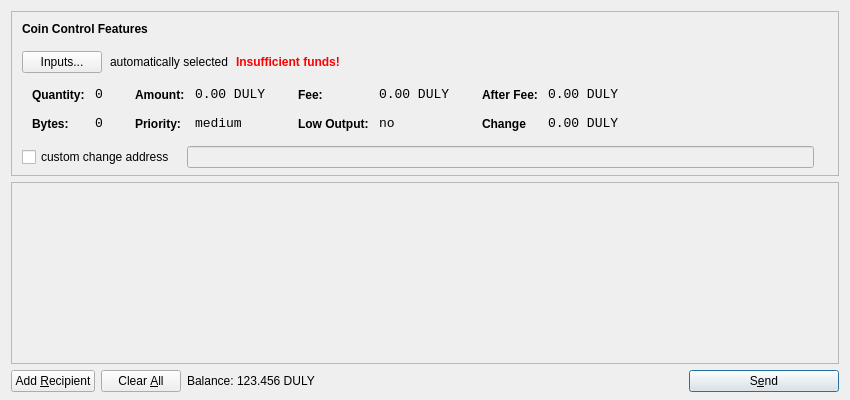
<?xml version="1.0" encoding="UTF-8"?>
<ui version="4.0">
 <class>SendCoinsDialog</class>
 <widget class="QDialog" name="SendCoinsDialog">
  <property name="geometry">
   <rect>
    <x>0</x>
    <y>0</y>
    <width>850</width>
    <height>400</height>
   </rect>
  </property>
  <property name="windowTitle">
   <string>Send Coins</string>
  </property>
  <layout class="QVBoxLayout" name="verticalLayout" stretch="0,1,0">
   <property name="bottomMargin">
    <number>8</number>
   </property>
   <item>
    <widget class="QFrame" name="frameCoinControl">
     <property name="sizePolicy">
      <sizepolicy hsizetype="Expanding" vsizetype="Expanding">
       <horstretch>0</horstretch>
       <verstretch>0</verstretch>
      </sizepolicy>
     </property>
     <property name="maximumSize">
      <size>
       <width>16777215</width>
       <height>16777215</height>
      </size>
     </property>
     <property name="frameShape">
      <enum>QFrame::StyledPanel</enum>
     </property>
     <property name="frameShadow">
      <enum>QFrame::Sunken</enum>
     </property>
     <layout class="QVBoxLayout" name="verticalLayoutCoinControl2">
      <property name="spacing">
       <number>-1</number>
      </property>
      <property name="leftMargin">
       <number>0</number>
      </property>
      <property name="topMargin">
       <number>0</number>
      </property>
      <property name="rightMargin">
       <number>0</number>
      </property>
      <property name="bottomMargin">
       <number>6</number>
      </property>
      <item>
       <layout class="QVBoxLayout" name="verticalLayoutCoinControl" stretch="0,0,0,0,1">
        <property name="spacing">
         <number>0</number>
        </property>
        <property name="leftMargin">
         <number>10</number>
        </property>
        <property name="topMargin">
         <number>10</number>
        </property>
        <item>
         <layout class="QHBoxLayout" name="horizontalLayoutCoinControl1">
          <property name="bottomMargin">
           <number>15</number>
          </property>
          <item>
           <widget class="QLabel" name="labelCoinControlFeatures">
            <property name="sizePolicy">
             <sizepolicy hsizetype="Preferred" vsizetype="Maximum">
              <horstretch>0</horstretch>
              <verstretch>0</verstretch>
             </sizepolicy>
            </property>
            <property name="font">
             <font>
              <weight>75</weight>
              <bold>true</bold>
             </font>
            </property>
            <property name="styleSheet">
             <string notr="true">font-weight:bold;</string>
            </property>
            <property name="text">
             <string>Coin Control Features</string>
            </property>
           </widget>
          </item>
         </layout>
        </item>
        <item>
         <layout class="QHBoxLayout" name="horizontalLayoutCoinControl2" stretch="0,0,0,0">
          <property name="spacing">
           <number>8</number>
          </property>
          <property name="bottomMargin">
           <number>10</number>
          </property>
          <item>
           <widget class="QPushButton" name="pushButtonCoinControl">
            <property name="styleSheet">
             <string notr="true"/>
            </property>
            <property name="text">
             <string>Inputs...</string>
            </property>
           </widget>
          </item>
          <item>
           <widget class="QLabel" name="labelCoinControlAutomaticallySelected">
            <property name="text">
             <string>automatically selected</string>
            </property>
            <property name="margin">
             <number>5</number>
            </property>
           </widget>
          </item>
          <item>
           <widget class="QLabel" name="labelCoinControlInsuffFunds">
            <property name="font">
             <font>
              <weight>75</weight>
              <bold>true</bold>
             </font>
            </property>
            <property name="styleSheet">
             <string notr="true">color:red;font-weight:bold;</string>
            </property>
            <property name="text">
             <string>Insufficient funds!</string>
            </property>
            <property name="margin">
             <number>5</number>
            </property>
           </widget>
          </item>
          <item>
           <spacer name="horizontalSpacerCoinControl">
            <property name="orientation">
             <enum>Qt::Horizontal</enum>
            </property>
            <property name="sizeHint" stdset="0">
             <size>
              <width>40</width>
              <height>1</height>
             </size>
            </property>
           </spacer>
          </item>
         </layout>
        </item>
        <item>
         <widget class="QWidget" name="widgetCoinControl" native="true">
          <property name="sizePolicy">
           <sizepolicy hsizetype="Preferred" vsizetype="Preferred">
            <horstretch>0</horstretch>
            <verstretch>0</verstretch>
           </sizepolicy>
          </property>
          <property name="minimumSize">
           <size>
            <width>0</width>
            <height>0</height>
           </size>
          </property>
          <property name="styleSheet">
           <string notr="true"/>
          </property>
          <layout class="QHBoxLayout" name="horizontalLayoutCoinControl5">
           <property name="margin">
            <number>0</number>
           </property>
           <item>
            <layout class="QHBoxLayout" name="horizontalLayoutCoinControl3" stretch="0,0,0,1">
             <property name="spacing">
              <number>20</number>
             </property>
             <property name="topMargin">
              <number>0</number>
             </property>
             <property name="bottomMargin">
              <number>10</number>
             </property>
             <item>
              <layout class="QFormLayout" name="formLayoutCoinControl1">
               <property name="horizontalSpacing">
                <number>10</number>
               </property>
               <property name="verticalSpacing">
                <number>14</number>
               </property>
               <property name="leftMargin">
                <number>10</number>
               </property>
               <property name="topMargin">
                <number>4</number>
               </property>
               <property name="rightMargin">
                <number>6</number>
               </property>
               <item row="0" column="0">
                <widget class="QLabel" name="labelCoinControlQuantityText">
                 <property name="styleSheet">
                  <string notr="true">font-weight:bold;</string>
                 </property>
                 <property name="text">
                  <string>Quantity:</string>
                 </property>
                 <property name="margin">
                  <number>0</number>
                 </property>
                </widget>
               </item>
               <item row="0" column="1">
                <widget class="QLabel" name="labelCoinControlQuantity">
                 <property name="font">
                  <font>
                   <family>Monospace</family>
                   <pointsize>10</pointsize>
                  </font>
                 </property>
                 <property name="cursor">
                  <cursorShape>IBeamCursor</cursorShape>
                 </property>
                 <property name="contextMenuPolicy">
                  <enum>Qt::ActionsContextMenu</enum>
                 </property>
                 <property name="text">
                  <string>0</string>
                 </property>
                 <property name="margin">
                  <number>0</number>
                 </property>
                 <property name="textInteractionFlags">
                  <set>Qt::LinksAccessibleByMouse|Qt::TextSelectableByKeyboard|Qt::TextSelectableByMouse</set>
                 </property>
                </widget>
               </item>
               <item row="1" column="0">
                <widget class="QLabel" name="labelCoinControlBytesText">
                 <property name="styleSheet">
                  <string notr="true">font-weight:bold;</string>
                 </property>
                 <property name="text">
                  <string>Bytes:</string>
                 </property>
                </widget>
               </item>
               <item row="1" column="1">
                <widget class="QLabel" name="labelCoinControlBytes">
                 <property name="font">
                  <font>
                   <family>Monospace</family>
                   <pointsize>10</pointsize>
                  </font>
                 </property>
                 <property name="cursor">
                  <cursorShape>IBeamCursor</cursorShape>
                 </property>
                 <property name="contextMenuPolicy">
                  <enum>Qt::ActionsContextMenu</enum>
                 </property>
                 <property name="text">
                  <string>0</string>
                 </property>
                 <property name="textInteractionFlags">
                  <set>Qt::LinksAccessibleByMouse|Qt::TextSelectableByKeyboard|Qt::TextSelectableByMouse</set>
                 </property>
                </widget>
               </item>
              </layout>
             </item>
             <item>
              <layout class="QFormLayout" name="formLayoutCoinControl2">
               <property name="horizontalSpacing">
                <number>10</number>
               </property>
               <property name="verticalSpacing">
                <number>14</number>
               </property>
               <property name="leftMargin">
                <number>6</number>
               </property>
               <property name="topMargin">
                <number>4</number>
               </property>
               <property name="rightMargin">
                <number>6</number>
               </property>
               <item row="0" column="0">
                <widget class="QLabel" name="labelCoinControlAmountText">
                 <property name="styleSheet">
                  <string notr="true">font-weight:bold;</string>
                 </property>
                 <property name="text">
                  <string>Amount:</string>
                 </property>
                 <property name="margin">
                  <number>0</number>
                 </property>
                </widget>
               </item>
               <item row="0" column="1">
                <widget class="QLabel" name="labelCoinControlAmount">
                 <property name="font">
                  <font>
                   <family>Monospace</family>
                   <pointsize>10</pointsize>
                  </font>
                 </property>
                 <property name="cursor">
                  <cursorShape>IBeamCursor</cursorShape>
                 </property>
                 <property name="contextMenuPolicy">
                  <enum>Qt::ActionsContextMenu</enum>
                 </property>
                 <property name="text">
                  <string>0.00 DULY</string>
                 </property>
                 <property name="textInteractionFlags">
                  <set>Qt::LinksAccessibleByMouse|Qt::TextSelectableByKeyboard|Qt::TextSelectableByMouse</set>
                 </property>
                </widget>
               </item>
               <item row="1" column="0">
                <widget class="QLabel" name="labelCoinControlPriorityText">
                 <property name="styleSheet">
                  <string notr="true">font-weight:bold;</string>
                 </property>
                 <property name="text">
                  <string>Priority:</string>
                 </property>
                </widget>
               </item>
               <item row="1" column="1">
                <widget class="QLabel" name="labelCoinControlPriority">
                 <property name="font">
                  <font>
                   <family>Monospace</family>
                   <pointsize>10</pointsize>
                  </font>
                 </property>
                 <property name="cursor">
                  <cursorShape>IBeamCursor</cursorShape>
                 </property>
                 <property name="contextMenuPolicy">
                  <enum>Qt::ActionsContextMenu</enum>
                 </property>
                 <property name="text">
                  <string>medium</string>
                 </property>
                 <property name="textInteractionFlags">
                  <set>Qt::LinksAccessibleByMouse|Qt::TextSelectableByKeyboard|Qt::TextSelectableByMouse</set>
                 </property>
                </widget>
               </item>
              </layout>
             </item>
             <item>
              <layout class="QFormLayout" name="formLayoutCoinControl3">
               <property name="horizontalSpacing">
                <number>10</number>
               </property>
               <property name="verticalSpacing">
                <number>14</number>
               </property>
               <property name="leftMargin">
                <number>6</number>
               </property>
               <property name="topMargin">
                <number>4</number>
               </property>
               <property name="rightMargin">
                <number>6</number>
               </property>
               <item row="0" column="0">
                <widget class="QLabel" name="labelCoinControlFeeText">
                 <property name="styleSheet">
                  <string notr="true">font-weight:bold;</string>
                 </property>
                 <property name="text">
                  <string>Fee:</string>
                 </property>
                 <property name="margin">
                  <number>0</number>
                 </property>
                </widget>
               </item>
               <item row="0" column="1">
                <widget class="QLabel" name="labelCoinControlFee">
                 <property name="font">
                  <font>
                   <family>Monospace</family>
                   <pointsize>10</pointsize>
                  </font>
                 </property>
                 <property name="cursor">
                  <cursorShape>IBeamCursor</cursorShape>
                 </property>
                 <property name="contextMenuPolicy">
                  <enum>Qt::ActionsContextMenu</enum>
                 </property>
                 <property name="text">
                  <string>0.00 DULY</string>
                 </property>
                 <property name="textInteractionFlags">
                  <set>Qt::LinksAccessibleByMouse|Qt::TextSelectableByKeyboard|Qt::TextSelectableByMouse</set>
                 </property>
                </widget>
               </item>
               <item row="1" column="0">
                <widget class="QLabel" name="labelCoinControlLowOutputText">
                 <property name="styleSheet">
                  <string notr="true">font-weight:bold;</string>
                 </property>
                 <property name="text">
                  <string>Low Output:</string>
                 </property>
                </widget>
               </item>
               <item row="1" column="1">
                <widget class="QLabel" name="labelCoinControlLowOutput">
                 <property name="font">
                  <font>
                   <family>Monospace</family>
                   <pointsize>10</pointsize>
                  </font>
                 </property>
                 <property name="cursor">
                  <cursorShape>IBeamCursor</cursorShape>
                 </property>
                 <property name="contextMenuPolicy">
                  <enum>Qt::ActionsContextMenu</enum>
                 </property>
                 <property name="text">
                  <string>no</string>
                 </property>
                 <property name="textInteractionFlags">
                  <set>Qt::LinksAccessibleByMouse|Qt::TextSelectableByKeyboard|Qt::TextSelectableByMouse</set>
                 </property>
                </widget>
               </item>
              </layout>
             </item>
             <item>
              <layout class="QFormLayout" name="formLayoutCoinControl4">
               <property name="horizontalSpacing">
                <number>10</number>
               </property>
               <property name="verticalSpacing">
                <number>14</number>
               </property>
               <property name="leftMargin">
                <number>6</number>
               </property>
               <property name="topMargin">
                <number>4</number>
               </property>
               <property name="rightMargin">
                <number>6</number>
               </property>
               <item row="0" column="0">
                <widget class="QLabel" name="labelCoinControlAfterFeeText">
                 <property name="styleSheet">
                  <string notr="true">font-weight:bold;</string>
                 </property>
                 <property name="text">
                  <string>After Fee:</string>
                 </property>
                 <property name="margin">
                  <number>0</number>
                 </property>
                </widget>
               </item>
               <item row="0" column="1">
                <widget class="QLabel" name="labelCoinControlAfterFee">
                 <property name="font">
                  <font>
                   <family>Monospace</family>
                   <pointsize>10</pointsize>
                  </font>
                 </property>
                 <property name="cursor">
                  <cursorShape>IBeamCursor</cursorShape>
                 </property>
                 <property name="contextMenuPolicy">
                  <enum>Qt::ActionsContextMenu</enum>
                 </property>
                 <property name="text">
                  <string>0.00 DULY</string>
                 </property>
                 <property name="textInteractionFlags">
                  <set>Qt::LinksAccessibleByMouse|Qt::TextSelectableByKeyboard|Qt::TextSelectableByMouse</set>
                 </property>
                </widget>
               </item>
               <item row="1" column="0">
                <widget class="QLabel" name="labelCoinControlChangeText">
                 <property name="styleSheet">
                  <string notr="true">font-weight:bold;</string>
                 </property>
                 <property name="text">
                  <string>Change</string>
                 </property>
                </widget>
               </item>
               <item row="1" column="1">
                <widget class="QLabel" name="labelCoinControlChange">
                 <property name="font">
                  <font>
                   <family>Monospace</family>
                   <pointsize>10</pointsize>
                  </font>
                 </property>
                 <property name="cursor">
                  <cursorShape>IBeamCursor</cursorShape>
                 </property>
                 <property name="contextMenuPolicy">
                  <enum>Qt::ActionsContextMenu</enum>
                 </property>
                 <property name="text">
                  <string>0.00 DULY</string>
                 </property>
                 <property name="textInteractionFlags">
                  <set>Qt::LinksAccessibleByMouse|Qt::TextSelectableByKeyboard|Qt::TextSelectableByMouse</set>
                 </property>
                </widget>
               </item>
              </layout>
             </item>
            </layout>
           </item>
          </layout>
         </widget>
        </item>
        <item>
         <layout class="QHBoxLayout" name="horizontalLayoutCoinControl4" stretch="0,0,0">
          <property name="spacing">
           <number>12</number>
          </property>
          <property name="sizeConstraint">
           <enum>QLayout::SetDefaultConstraint</enum>
          </property>
          <property name="topMargin">
           <number>5</number>
          </property>
          <property name="rightMargin">
           <number>5</number>
          </property>
          <item>
           <widget class="QCheckBox" name="checkBoxCoinControlChange">
            <property name="text">
             <string>custom change address</string>
            </property>
           </widget>
          </item>
          <item>
           <widget class="QLineEdit" name="lineEditCoinControlChange">
            <property name="enabled">
             <bool>false</bool>
            </property>
            <property name="sizePolicy">
             <sizepolicy hsizetype="Expanding" vsizetype="Fixed">
              <horstretch>0</horstretch>
              <verstretch>0</verstretch>
             </sizepolicy>
            </property>
           </widget>
          </item>
          <item>
           <widget class="QLabel" name="labelCoinControlChangeLabel">
            <property name="sizePolicy">
             <sizepolicy hsizetype="Preferred" vsizetype="Expanding">
              <horstretch>0</horstretch>
              <verstretch>0</verstretch>
             </sizepolicy>
            </property>
            <property name="minimumSize">
             <size>
              <width>0</width>
              <height>0</height>
             </size>
            </property>
            <property name="text">
             <string/>
            </property>
            <property name="margin">
             <number>3</number>
            </property>
           </widget>
          </item>
         </layout>
        </item>
        <item>
         <spacer name="verticalSpacerCoinControl">
          <property name="orientation">
           <enum>Qt::Vertical</enum>
          </property>
          <property name="sizeHint" stdset="0">
           <size>
            <width>800</width>
            <height>1</height>
           </size>
          </property>
         </spacer>
        </item>
       </layout>
      </item>
     </layout>
    </widget>
   </item>
   <item>
    <widget class="QScrollArea" name="scrollArea">
     <property name="widgetResizable">
      <bool>true</bool>
     </property>
     <widget class="QWidget" name="scrollAreaWidgetContents">
      <property name="geometry">
       <rect>
        <x>0</x>
        <y>0</y>
        <width>830</width>
        <height>165</height>
       </rect>
      </property>
      <layout class="QVBoxLayout" name="verticalLayout_2">
       <property name="margin">
        <number>0</number>
       </property>
       <item>
        <layout class="QVBoxLayout" name="entries">
         <property name="spacing">
          <number>6</number>
         </property>
        </layout>
       </item>
       <item>
        <spacer name="verticalSpacer">
         <property name="orientation">
          <enum>Qt::Vertical</enum>
         </property>
         <property name="sizeHint" stdset="0">
          <size>
           <width>20</width>
           <height>40</height>
          </size>
         </property>
        </spacer>
       </item>
      </layout>
     </widget>
    </widget>
   </item>
   <item>
    <layout class="QHBoxLayout" name="horizontalLayout">
     <item>
      <widget class="QPushButton" name="addButton">
       <property name="toolTip">
        <string>Send to multiple recipients at once</string>
       </property>
       <property name="text">
        <string>Add &amp;Recipient</string>
       </property>
       <property name="icon">
        <iconset resource="../bitcoin.qrc">
         <normaloff>:/icons/add</normaloff>:/icons/add</iconset>
       </property>
       <property name="autoDefault">
        <bool>false</bool>
       </property>
      </widget>
     </item>
     <item>
      <widget class="QPushButton" name="clearButton">
       <property name="sizePolicy">
        <sizepolicy hsizetype="Minimum" vsizetype="Fixed">
         <horstretch>0</horstretch>
         <verstretch>0</verstretch>
        </sizepolicy>
       </property>
       <property name="toolTip">
        <string>Remove all transaction fields</string>
       </property>
       <property name="text">
        <string>Clear &amp;All</string>
       </property>
       <property name="icon">
        <iconset resource="../bitcoin.qrc">
         <normaloff>:/icons/remove</normaloff>:/icons/remove</iconset>
       </property>
       <property name="autoRepeatDelay">
        <number>300</number>
       </property>
       <property name="autoDefault">
        <bool>false</bool>
       </property>
      </widget>
     </item>
     <item>
      <layout class="QHBoxLayout" name="horizontalLayout_2">
       <property name="spacing">
        <number>3</number>
       </property>
       <item>
        <widget class="QLabel" name="label">
         <property name="sizePolicy">
          <sizepolicy hsizetype="Preferred" vsizetype="Fixed">
           <horstretch>0</horstretch>
           <verstretch>0</verstretch>
          </sizepolicy>
         </property>
         <property name="text">
          <string>Balance:</string>
         </property>
        </widget>
       </item>
       <item>
        <widget class="QLabel" name="labelBalance">
         <property name="sizePolicy">
          <sizepolicy hsizetype="Preferred" vsizetype="Fixed">
           <horstretch>0</horstretch>
           <verstretch>0</verstretch>
          </sizepolicy>
         </property>
         <property name="cursor">
          <cursorShape>IBeamCursor</cursorShape>
         </property>
         <property name="text">
          <string>123.456 DULY</string>
         </property>
         <property name="textInteractionFlags">
          <set>Qt::LinksAccessibleByMouse|Qt::TextSelectableByKeyboard|Qt::TextSelectableByMouse</set>
         </property>
        </widget>
       </item>
      </layout>
     </item>
     <item>
      <spacer name="horizontalSpacer">
       <property name="orientation">
        <enum>Qt::Horizontal</enum>
       </property>
       <property name="sizeHint" stdset="0">
        <size>
         <width>40</width>
         <height>20</height>
        </size>
       </property>
      </spacer>
     </item>
     <item>
      <widget class="QPushButton" name="sendButton">
       <property name="minimumSize">
        <size>
         <width>150</width>
         <height>0</height>
        </size>
       </property>
       <property name="toolTip">
        <string>Confirm the send action</string>
       </property>
       <property name="text">
        <string>S&amp;end</string>
       </property>
       <property name="icon">
        <iconset resource="../bitcoin.qrc">
         <normaloff>:/icons/send</normaloff>:/icons/send</iconset>
       </property>
       <property name="default">
        <bool>true</bool>
       </property>
      </widget>
     </item>
    </layout>
   </item>
  </layout>
 </widget>
 <resources>
  <include location="../bitcoin.qrc"/>
 </resources>
 <connections/>
</ui>
